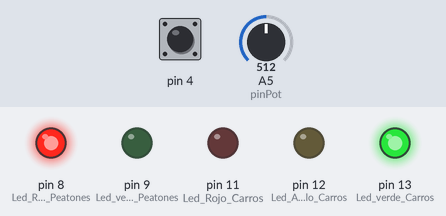
Recording of a sketch running on a simulated Arduino Uno, built with avr-gcc and run on an emulated ATmega328P. Shown: output pins drawn as LEDs (lit = HIGH). The inputs (shaded band) are chosen by the test bench; at power-on: pin 4 HIGH, A5 (pinPot) = 512.

Above: at 1.2 s.
1.3 s: pin 4 pulled LOW for 0.15 s
At 4.1 s:
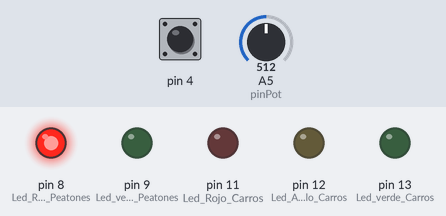
At 9.7 s:
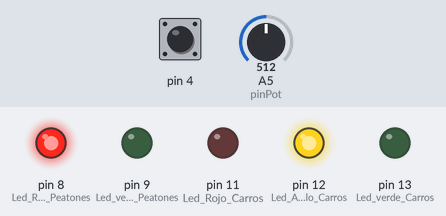
18.1 s: pin 4 pulled LOW for 1 s
At 27.6 s:
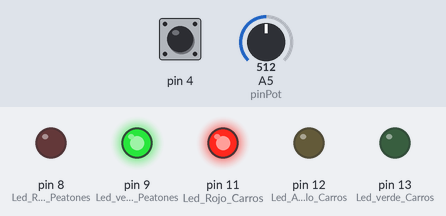
Timing chart, 0 to 32.2 s (numbered marks = the images above; inputs shaded):
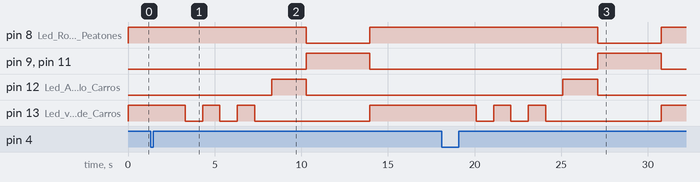

Measured:
- after the input at 1.3 s, pin 8 (Led_Rojo_Peatones): HIGH → LOW after 9.0 s, → HIGH 3.7 s later; pin 9 (Led_verde_Peatones): LOW → HIGH after 9.0 s, → LOW 3.7 s later
- after the input at 18.1 s, pin 8 (Led_Rojo_Peatones): HIGH → LOW after 9.0 s, → HIGH 3.7 s later; pin 9 (Led_verde_Peatones): LOW → HIGH after 9.0 s, → LOW 3.7 s later

The sketch:

practica_Semaforo_entrega.ino
```cpp
/*
Fecha: 19/02/2018

Autor:Amado Ramos Zuñiga .

Nombre de la practica 1: Semaforos con arduino.

Descripcion: Practica que realice el funcionamiento de 2 semaforos: semaforo de peatones y semaforo de carros con
el funcinamiento de tiempo de duracion de cada semaforo utilizando un potenciometro y activando esta funcion presionando
un boton el cual cambiara el estado de los semaforos.

El estado iniciaal sera en encendido el led verde de los carros y encendido el led rojo de los peatones.
*/

int contador=0; // contador para saber si se presiono el boton y que leds prender o apagar.
int valorPot; // saber que valor tiene el potenciometro.
int rapidez; // rapidez que varia con el potenciometro.
int pinPot= A5; // pin donde se encuentra el potenciometro.
int estadoAnt=HIGH; // estado anterior del boton.
void setup() {
  pinMode(11,OUTPUT);  //  Led Rojo Carros
  pinMode(12,OUTPUT);  // Led Amarillo Carros
  pinMode(13,OUTPUT);  // Led verde Carros
   pinMode(8,OUTPUT);  // Led Rojo Peatones
  pinMode(9,OUTPUT);  // Led verde Peatones
  pinMode(4,INPUT_PULLUP); // Botón INPUT_PULLUP

}

void loop() {// loop donde se repetira el codigo que contenga.
   valorPot= analogRead(pinPot); // se toma el valor del potenciometro.
   rapidez = map(valorPot, 0, 70, 0, 500);//se ejecuta la funcion para variar la rapidez o el tiempo del potenciometro.

  estadoAnt=digitalRead(4); // toma el valor del boton.

  if((contador==0 && estadoAnt==HIGH)  ){ // decision para poner en verde el semaforo de los carros.
    digitalWrite(13,HIGH); // prender el led verde de los carros
    digitalWrite(8,HIGH); // prender el led Rojo de los peatones
    digitalWrite(9,LOW); // Apagar el led Verde de los peatones.

    contador=1;
  }

  if((contador==1 && estadoAnt==LOW)  ){// cambir a semaforo en verde de carros a  rojo, para encender el verde del semaforo de peatones.
    digitalWrite(13,HIGH);// prender el led verde de los carros.
    digitalWrite(8,HIGH);// prender el led rojo de los peatones.
    delay(2000);// tiempo de duracion
    digitalWrite(13,LOW); //apagar el led verde de los carros.
    ///////////////////////////
    //el verde de los carros prenda y apague
    /////////////////////////
    delay(1000);
    digitalWrite(13,HIGH);// prender el led verde de los carros.
    delay(1000);// tiempo de duracion
    digitalWrite(13,LOW);// apagar el led verde de los carros.
    delay(1000);// tiempo de duracion
    digitalWrite(13,HIGH);// prender el led verde de los carros.
    delay(1000);// tiempo de duracion
    digitalWrite(13,LOW);
    delay(1000);// tiempo de duracion.
    ////////////////////////
    digitalWrite(12,HIGH);// prender el led aparillo de los carros
    delay(2000);  //dar tiempo de duracion de prendido al Led amarillo de los carros.
    digitalWrite(8,LOW);// apagar el led rojo de los peatones
    digitalWrite(12,LOW);// apagar el led amarillo de los carros
    digitalWrite(11,HIGH); // prender el Led rojo de los Carros.

    if(digitalRead(11)== HIGH){ // decision para aplicar el tiempo de duracion de cambio de un semaforo a otro
    digitalWrite(9,HIGH);// prender el led verde de los peatones.
    delay (rapidez); // se utiliza la variable rapidez para asignar el tiempo de duracion.
    }
    digitalWrite(11,LOW);// apagar el led rojo de los carros.
    contador=0;
  }

  }
```
